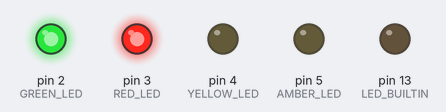
The sketch below on a simulated Arduino Uno, built with avr-gcc and run on an emulated ATmega328P. On the bench: output pins drawn as LEDs (lit = HIGH). EEPROM starts erased.

Above: at 0.27 s.
At 2.87 s:
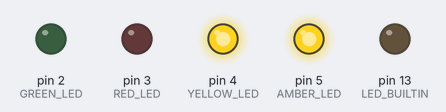
Timing chart, 0 to 3.2 s (numbered marks = the images above):
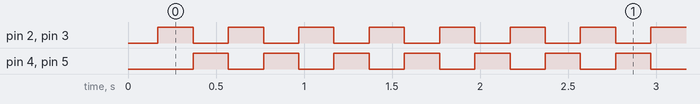

Measured:
- by itself, pin 2 (GREEN_LED), pin 3 (RED_LED), pin 4 (YELLOW_LED), pin 5 (AMBER_LED): alternates HIGH for 0.20 s and LOW for 0.20 s

The sketch:

set_eeprom_transmission.ino
```cpp
#include <EEPROM.h>
#include "SecureJ1939_defs.h"

#define RED_LED    3
#define GREEN_LED  2
#define YELLOW_LED 4
#define AMBER_LED  5

void setup() {
  pinMode(RED_LED, OUTPUT);
  pinMode(GREEN_LED, OUTPUT);
  pinMode(YELLOW_LED, OUTPUT);
  pinMode(AMBER_LED, OUTPUT);
  pinMode(LED_BUILTIN, OUTPUT);

  //Crypographic Gateway EEPROM
   self_source_addr = 11 + 0x80; //Brake Controller CAN Conditioner

  num_ecu_source_addresses = 1;
  ecu_source_addresses[0] = 3; //Transmission Controller

  num_veh_source_addresses = 18;
  veh_source_addresses[0] = 0; // Engine
  veh_source_addresses[1] = 128+0; //Engine CAN Conditioner
  veh_source_addresses[2] = 11; // Brake
  veh_source_addresses[3] = 128+11; //Brake CAN Conditioner
  veh_source_addresses[4] = 15; //retarder
  veh_source_addresses[5] = 128+15; //Retarder CAN Conditioner
  veh_source_addresses[6] = 33; // Body controller
  veh_source_addresses[7] = 128+33; // Body controller CAN Conditioner
  veh_source_addresses[8] = 49; // Instrument Cluster
  veh_source_addresses[9] = 128+49; // Instrument Cluster CAN Conditioner
  veh_source_addresses[10] = 249; // Diagnostic Tool #1
  veh_source_addresses[11] = 250; // Diagnostic Tool #2
  veh_source_addresses[12] = 5; //
  veh_source_addresses[13] = 128+5; //
  veh_source_addresses[14]  = 37; //Secure Gateway
  veh_source_addresses[15] = 41; // Instrument Cluster
  veh_source_addresses[16] = 128+41; // Instrument Cluster CAN Conditioner
  veh_source_addresses[17] = 254; // Instrument Cluster CAN Conditioner


  EEPROM.put(EEPROM_SELF_SOURCE_ADDR,self_source_addr);
  EEPROM.put(EEPROM_NUM_ECU_SA_ADDR,num_ecu_source_addresses);
  EEPROM.put(EEPROM_NUM_VEH_SA_ADDR,num_veh_source_addresses);
  EEPROM.put(EEPROM_ECU_ADDR,ecu_source_addresses);
  EEPROM.put(EEPROM_VEH_ADDR,veh_source_addresses);
}

void loop() {
  //Setup Blinking pattern
  digitalWrite(AMBER_LED, LOW);
  digitalWrite(RED_LED, HIGH);
  digitalWrite(YELLOW_LED, LOW);
  digitalWrite(GREEN_LED, HIGH);
  delay(200);
  digitalWrite(RED_LED, LOW);
  digitalWrite(AMBER_LED, HIGH);
  digitalWrite(YELLOW_LED, HIGH);
  digitalWrite(GREEN_LED, LOW);
  delay(200);
}
```
